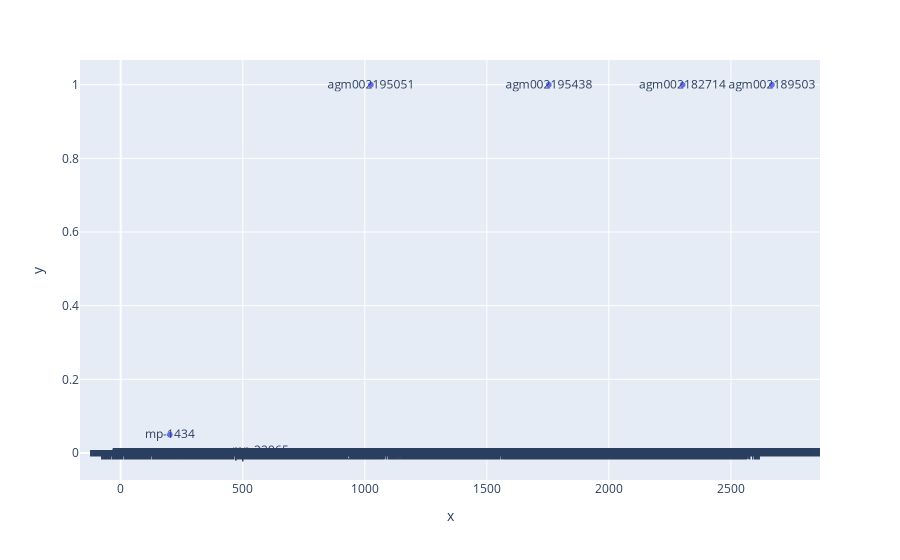
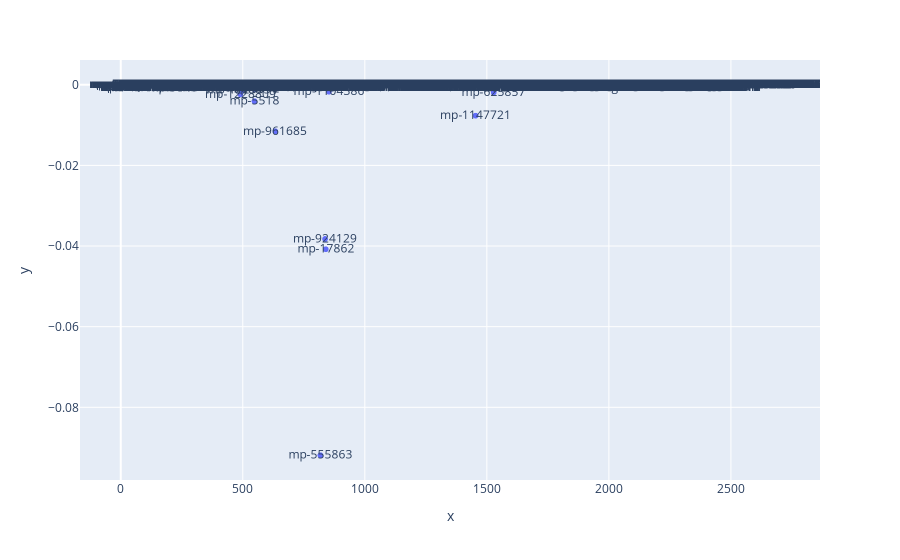

These figures' notebook cell, in order:
### Code cell
import plotly.express as px
fig = px.scatter(
    x=np.arange(len(df_rot_ieee)),
    y=(df_rot_ieee['dKP']-df_rot_ieee['dKP_rot'])/df_rot_ieee['dKP'],
    text=df_rot_ieee.index
    )
fig.show()
fig = px.scatter(
    x=np.arange(len(df_rot_ieee)),
    y=(df_rot_ieee['dKP_full']-df_rot_ieee['dKP_rot'])/df_rot_ieee['dKP_rot'],
    text=df_rot_ieee.index
    )
fig.show()

### Figure 1 — Plotly figure (JSON) as saved in the notebook; plotly's stock layout.template omitted (floating-point values rounded to 4 significant figures; data arrays with more than 128 entries replaced by an {"elided": "..."} marker saying what was removed)
{"data": [{"hovertemplate": "x=%{x}<br>y=%{y}<br>text=%{text}<extra></extra>", "legendgroup": "", "marker": {"color": "#636efa", "symbol": "circle"}, "mode": "markers+text", "name": "", "showlegend": false, "text": {"elided": "2699 str values"}, "type": "scattergl", "x": {"elided": "2699 int values"}, "xaxis": "x", "y": {"elided": "2699 float values"}, "yaxis": "y"}], "layout": {"legend": {"tracegroupgap": 0}, "margin": {"t": 60}, "xaxis": {"anchor": "y", "domain": [0, 1], "title": {"text": "x"}}, "yaxis": {"anchor": "x", "domain": [0, 1], "title": {"text": "y"}}}}

### Figure 2 — Plotly figure (JSON) as saved in the notebook; plotly's stock layout.template omitted (floating-point values rounded to 4 significant figures; data arrays with more than 128 entries replaced by an {"elided": "..."} marker saying what was removed)
{"data": [{"hovertemplate": "x=%{x}<br>y=%{y}<br>text=%{text}<extra></extra>", "legendgroup": "", "marker": {"color": "#636efa", "symbol": "circle"}, "mode": "markers+text", "name": "", "showlegend": false, "text": {"elided": "2699 str values"}, "type": "scattergl", "x": {"elided": "2699 int values"}, "xaxis": "x", "y": {"elided": "2699 float values"}, "yaxis": "y"}], "layout": {"legend": {"tracegroupgap": 0}, "margin": {"t": 60}, "xaxis": {"anchor": "y", "domain": [0, 1], "title": {"text": "x"}}, "yaxis": {"anchor": "x", "domain": [0, 1], "title": {"text": "y"}}}}
